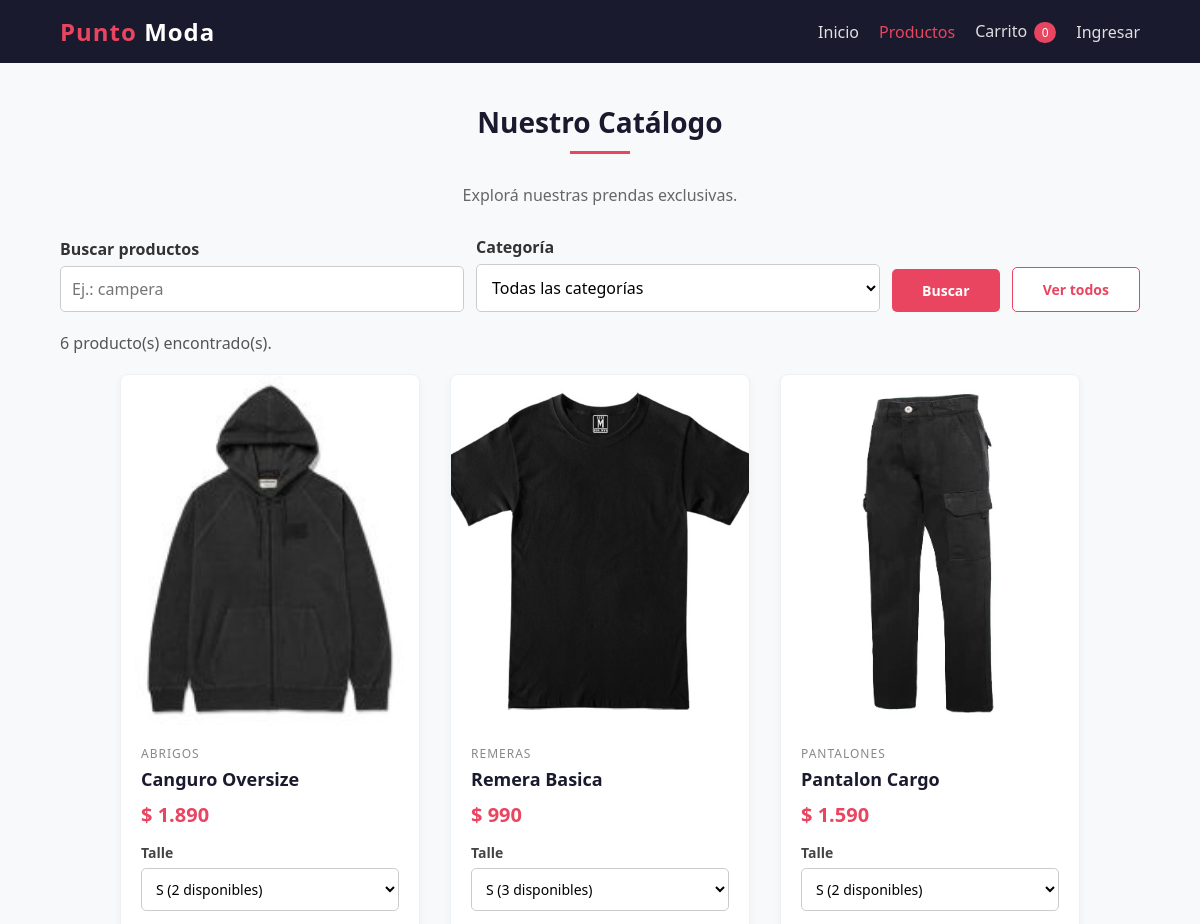
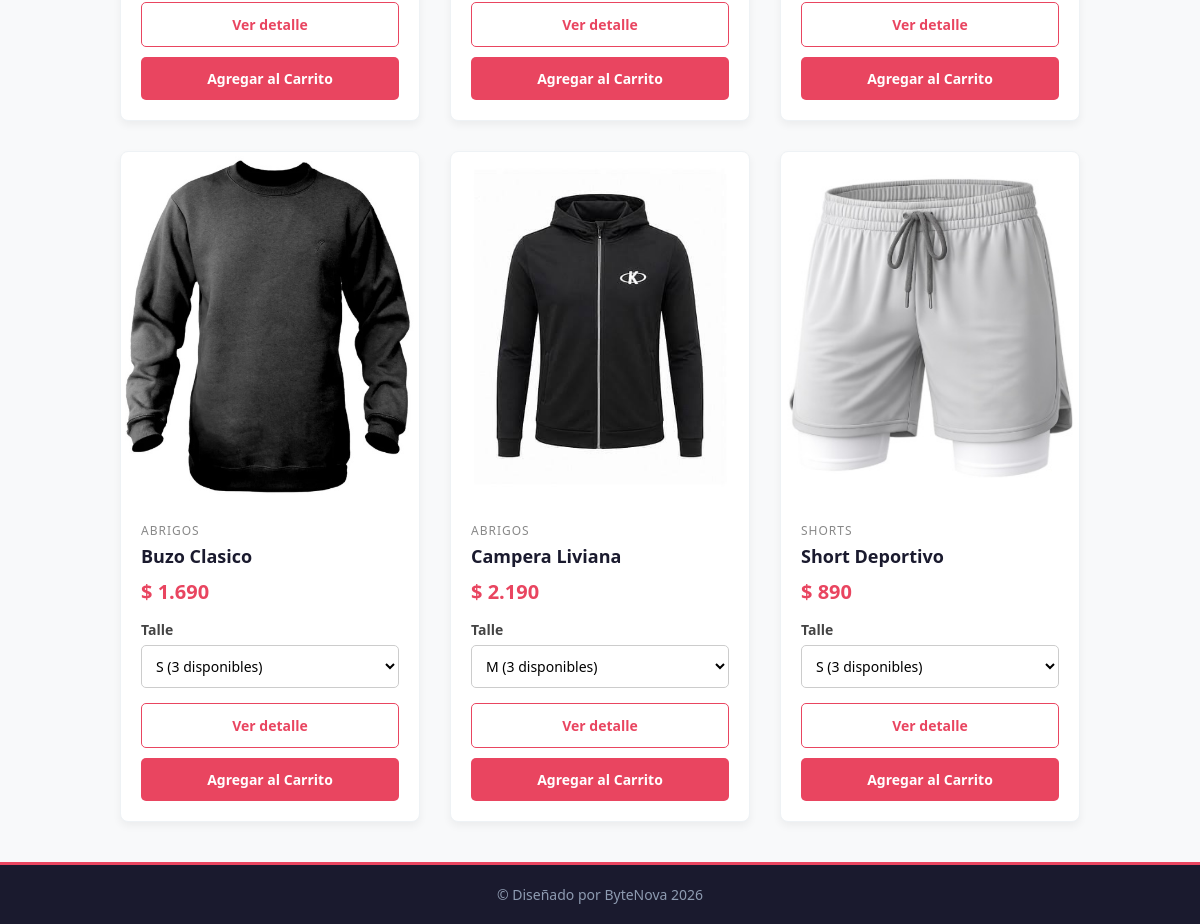
Page /index.php?pagina=productos on the committed database (2 pictures, top to bottom).
### tables this page shows
CREATE TABLE Producto (
    id_producto INT AUTO_INCREMENT PRIMARY KEY,
    nombre VARCHAR(100) NOT NULL,
    descripcion TEXT,
    precio DECIMAL(10,2) NOT NULL,
    imagen VARCHAR(255),
    stock_minimo INT NOT NULL DEFAULT 0,
    activo TINYINT NOT NULL DEFAULT 1,
    id_categoria INT NOT NULL,
    FOREIGN KEY (id_categoria) REFERENCES Categoria(id_categoria)
);

CREATE TABLE Categoria (
    id_categoria INT AUTO_INCREMENT PRIMARY KEY,
    nombre VARCHAR(60) NOT NULL UNIQUE
);

### controllers/ProductoController.php (called while the page is built, shortened)
<?php
require_once __DIR__ . "/../models/ProductoModel.php";
class ProductoController {
    private $productoModel;
    public function __construct($conexion) {
        $this->productoModel = new ProductoModel($conexion);
    }
    public function mostrarCatalogo() {
        $idCategoriaSeleccionada = null;
        $busqueda = "";
        $erroresFiltros = [];
        $busquedaRecibida = $_GET["q"] ?? "";
        if (!is_string($busquedaRecibida)) {
            $erroresFiltros[] = "El texto de búsqueda no es válido.";
        } else {
            $busqueda = mb_substr(trim($busquedaRecibida), 0, 50);
        }
        $productos = empty($erroresFiltros)
            ? $this->productoModel->listarProductos($idCategoriaSeleccionada, $busqueda)
            : [];
        foreach ($productos as $indice => $producto) {
            $productos[$indice]["talles"] = $this->productoModel->listarTalles($producto["id_producto"]);
            $productos[$indice]["precio_carrito"] = $producto["precio_promocional"] ?? $producto["precio"];
        }
        require __DIR__ . "/../views/productos.php";
    }
}

### config/auth.php (called while the page is built, shortened)
<?php
function escapar($texto) {
    return htmlspecialchars((string)$texto, ENT_QUOTES, "UTF-8");
}
function estaLogueado() {
    return isset($_SESSION["id_usuario"]);
}

### models/ProductoModel.php (called while the page is built, shortened)
<?php
class ProductoModel {
    private $conexion;
    public function __construct($conexion) {
        $this->conexion = $conexion;
    }
    public function listarProductos($idCategoria = null, $busqueda = "") {
        $sql = "SELECT Producto.id_producto, Producto.nombre, Producto.precio, Producto.stock_minimo,
		(SELECT MIN(Promocion_Producto.precio_promocional)
            FROM Promocion_Producto
            JOIN Promocion ON Promocion_Producto.id_promocion = Promocion.id_promocion
            WHERE Promocion_Producto.id_producto = Producto.id_producto
                AND Promocion.activo = 1
                AND Promocion_Producto.precio_promocional < Producto.precio
                AND CURRENT_DATE BETWEEN Promocion.fecha_inicio AND Promocion.fecha_fin)
            AS precio_promocional,
		Producto.imagen, COALESCE((SELECT SUM(Producto_Talle.stock)
            FROM Producto_Talle
            WHERE Producto_Talle.id_producto = Producto.id_producto), 0) AS stock, Categoria.nombre AS categoria
		FROM Producto
		JOIN Categoria ON Producto.id_categoria = Categoria.id_categoria
		WHERE Producto.activo = 1";
        $sql .= " ORDER BY Producto.id_producto ASC";
        $consulta = $this->conexion->prepare($sql);
        $consulta->execute();
        $resultado = $consulta->get_result();
        $productos = [];
        while ($producto = $resultado->fetch_assoc()) {
            $productos[] = $producto;
        }
        return $productos;
    }
    public function listarTalles($idProducto) {
        $consulta = $this->conexion->prepare("SELECT talle, stock FROM Producto_Talle WHERE id_producto = ?
            ORDER BY CASE talle WHEN 'XS' THEN 1 WHEN 'S' THEN 2 WHEN 'M' THEN 3
                WHEN 'L' THEN 4 WHEN 'XL' THEN 5 WHEN 'XXL' THEN 6 ELSE 7 END, talle ASC");
        $consulta->bind_param("i", $idProducto);
        $consulta->execute();
        $resultado = $consulta->get_result();
        $talles = [];
        while ($talle = $resultado->fetch_assoc()) {
            $talles[] = $talle;
        }
        return $talles;
    }
}

### views/productos.php (the view, shortened to what this page needs)
<?php
$seccionActiva = "productos";
$estiloExtra = "css/catalogo.css";
require __DIR__ . "/header.php";
?>
<main>
		<section>
			<h2 class="titulo-seccion">Nuestro Catálogo</h2>
			<p class="texto-introductorio">Explorá nuestras prendas exclusivas.</p>
            <form action="index.php" method="get" class="buscador">
                <div class="campo-busqueda">
                    <label for="q">Buscar productos</label>
                    <input type="text" id="q" name="q" maxlength="50" placeholder="Ej.: campera" value="<?php echo escapar($busqueda); ?>">
                </div>
                <div class="campo-busqueda">
                    <label for="categoria">Categoría</label>
                    <select id="categoria" name="categoria">
                        <option value="">Todas las categorías</option>
                    </select>
                </div>
                <button type="submit" class="btn">Buscar</button>
                <a href="index.php?pagina=productos" class="btn btn-secundario">Ver todos</a>
            </form>
            <?php if (!empty($erroresFiltros)): ?>
                <ul class="errores-busqueda" role="alert">
                    <?php foreach ($erroresFiltros as $error): ?>
                        <li><?php echo escapar($error); ?></li>
                    <?php endforeach; ?>
                </ul>
            <?php else: ?>
                <p class="resumen-busqueda" role="status">
                    <?php echo count($productos); ?> producto(s) encontrado(s).
                </p>
            <?php endif; ?>
			<div id="catalogo-container" class="cuadricula-productos">
				<?php if (!empty($productos)): ?>
					<?php foreach ($productos as $producto): ?>
						<div class="tarjeta-producto">
							<div class="imagen-producto">
								<img src="<?php echo htmlspecialchars($producto["imagen"]); ?>" alt="<?php echo htmlspecialchars($producto["nombre"]); ?>">
							</div>
							<div class="info-producto">
								<div class="categoria-producto"><?php echo htmlspecialchars($producto["categoria"]); ?></div>
								<h3 class="titulo-producto"><?php echo htmlspecialchars($producto["nombre"]); ?></h3>
								<?php if ($producto["precio_promocional"] != null): ?>
									<div class="precio-producto">$ <?php echo number_format($producto["precio_promocional"], 0, ",", "."); ?></div>
								<?php else: ?>
									<div class="precio-producto">$ <?php echo number_format($producto["precio"], 0, ",", "."); ?></div>
								<?php endif; ?>
								<div class="seleccion-talle">
									<label for="talle-<?php echo escapar($producto["id_producto"]); ?>">Talle</label>
									<select id="talle-<?php echo escapar($producto["id_producto"]); ?>" class="selector-talle" data-producto-id="<?php echo escapar($producto["id_producto"]); ?>">
										<?php $seleccionInicialDefinida = false; ?>
										<?php foreach ($producto["talles"] as $filaTalle): ?>
											<option value="<?php echo htmlspecialchars($filaTalle["talle"]); ?>" data-stock="<?php echo (int)$filaTalle["stock"]; ?>" <?php if ($filaTalle["stock"] <= 0) { echo "disabled"; } elseif (!$seleccionInicialDefinida) { echo "selected"; $seleccionInicialDefinida = true; } ?>>
											    <?php echo htmlspecialchars($filaTalle["talle"]); ?>
											    <?php if ($filaTalle["stock"] > 0): ?>
											        (<?php echo escapar($filaTalle["stock"]); ?> disponibles)
											    <?php else: ?>
											        (agotado)
											    <?php endif; ?>
											</option>
										<?php endforeach; ?>
									</select>
								</div>
								<div class="botones-producto">
									<a href="index.php?pagina=producto&id=<?php echo escapar($producto["id_producto"]); ?>" class="btn btn-secundario">Ver detalle</a>
									<button
										type="button"
										class="btn btn-agregar-producto"
										data-id="<?php echo escapar($producto["id_producto"]); ?>"
										data-nombre="<?php echo htmlspecialchars($producto["nombre"]); ?>"
										data-precio="<?php echo escapar($producto["precio_carrito"]); ?>"
										<?php if ($producto["stock"] <= 0) echo "disabled"; ?>
									>Agregar al Carrito</button>
								</div>
							</div>
						</div>
					<?php endforeach; ?>
				<?php else: ?>
					<p>No encontramos productos con esos criterios.</p>
				<?php endif; ?>
			</div>
		</section>
	</main>
<?php
require __DIR__ . "/footer.php";
?>

### index.php (shortened to what this page needs)
<?php
require_once __DIR__ . "/config/auth.php";
require_once __DIR__ . "/controllers/ProductoController.php";
$paginaSolicitada = $_GET["pagina"] ?? "inicio";
switch ($paginaSolicitada) {
    case "inicio":
    case "productos":
    case "producto":
        require_once __DIR__ . "/php/conexion.php";
        mysqli_set_charset($conexion, "utf8mb4");
        $controlador = new ProductoController($conexion);
        if ($paginaSolicitada === "inicio") {
            $controlador->mostrarInicio();
        } elseif ($paginaSolicitada === "productos") {
            $controlador->mostrarCatalogo();
        } else {
            $controlador->mostrarDetalle();
        }
        break;
}

### views/header.php (shortened to what this page needs)
<!DOCTYPE html>
<html lang="es">
<head>
	<link rel="stylesheet" href="css/style.css?v=14c">
    <?php if (isset($estiloExtra)): ?>
        <link rel="stylesheet" href="<?php echo escapar($estiloExtra); ?>?v=14c">
    <?php endif; ?>
</head>
<body>
	<header>
		<nav class="barra-navegacion">
			<a href="index.php" class="logo">Punto <span>Moda</span></a>
			<ul class="enlaces-navegacion">
				<li><a href="index.php" <?php if ($seccionActiva === "inicio") echo 'class="activo"'; ?>>Inicio</a></li>
				<li><a href="index.php?pagina=productos" <?php if ($seccionActiva === "productos") echo 'class="activo"'; ?>>Productos</a></li>
				<li><a href="index.php?pagina=carrito" <?php if ($seccionActiva === "carrito") echo 'class="activo"'; ?>>Carrito <span id="contador-carrito" class="contador-carrito">0</span></a></li>
				<?php if (estaLogueado()): ?>
					<li><span>Hola, <?php echo escapar(usuarioActualNombre()); ?></span></li>
					<li>
						<form action="index.php?pagina=logout" method="post">
							<button type="submit" class="btn btn-secundario">Cerrar sesión</button>
						</form>
					</li>
				<?php else: ?>
					<li><a href="index.php?pagina=login" <?php if ($seccionActiva === "login") echo 'class="activo"'; ?>>Ingresar</a></li>
				<?php endif; ?>
			</ul>
		</nav>
	</header>

### views/footer.php (shortened to what this page needs)
	<footer>
		<p>&copy; Diseñado por ByteNova 2026</p>
	</footer>
</body>
</html>

### css/style.css (style rules this page uses)
* { margin: 0; padding: 0; box-sizing: border-box; font-family: 'Segoe UI', Tahoma, Geneva, Verdana, sans-serif; }
body { background-color: #f8f9fa; color: #333; display: flex; flex-direction: column; min-height: 100vh; }
header, footer { background-color: #1a1a2e; color: #fff; }
header { padding: 15px 5%; position: sticky; top: 0; z-index: 1000; }
.barra-navegacion, .enlaces-navegacion { display: flex; align-items: center; flex-wrap: wrap; }
.barra-navegacion { justify-content: space-between; gap: 20px; }
.logo { font-size: 24px; font-weight: bold; color: #e94560; text-decoration: none; letter-spacing: 1px; }
.logo span { color: #fff; }
.enlaces-navegacion { list-style: none; gap: 20px; }
.enlaces-navegacion a { color: #e0e0e0; text-decoration: none; font-size: 16px; transition: color 0.3s; }
.enlaces-navegacion a:hover, .enlaces-navegacion a.activo { color: #e94560; }
.contador-carrito { display: inline-block; min-width: 22px; padding: 2px 7px; margin-left: 3px; border-radius: 20px; background-color: #e94560; color: #fff; font-size: 12px; text-align: center; }
main { flex: 1; padding: 40px 5%; }
.titulo-seccion { font-size: 28px; margin-bottom: 30px; text-align: center; position: relative; color: #1a1a2e; }
.titulo-seccion::after { content: ''; display: block; width: 60px; height: 3px; background-color: #e94560; margin: 10px auto 0; }
.texto-introductorio { text-align: center; margin-bottom: 30px; color: #666; }
.btn { display: inline-block; background-color: #e94560; color: white; padding: 12px 30px; text-decoration: none; border-radius: 5px; font-weight: bold; transition: background 0.3s; border: none; cursor: pointer; font-size: 14px; text-align: center; }
.btn-secundario { background-color: #fff; color: #e94560; border: 1px solid #e94560; }
.cuadricula-productos, .pestanas-autenticacion { display: flex; justify-content: center; }
.cuadricula-productos { gap: 30px; flex-wrap: wrap; margin-top: 20px; }
.tarjeta-producto { background-color: white; border-radius: 8px; box-shadow: 0 4px 8px rgba(0, 0, 0, 0.05); width: 300px; overflow: hidden; transition: transform 0.3s; border: 1px solid #eef2f5; }
.imagen-producto { width: 100%; height: 350px; background-color: #eceff1; display: flex; align-items: center; justify-content: center; overflow: hidden; }
.imagen-producto img { width: 100%; height: 100%; object-fit: cover; }
.info-producto { padding: 20px; }
.categoria-producto { font-size: 12px; color: #888; text-transform: uppercase; letter-spacing: 1px; margin-bottom: 5px; }
.titulo-producto { font-size: 18px; font-weight: 600; margin-bottom: 10px; color: #1a1a2e; }
.precio-producto { font-size: 20px; font-weight: bold; color: #e94560; margin-bottom: 15px; }
.botones-producto { display: flex; flex-direction: column; gap: 10px; }
.botones-producto .btn { width: 100%; }
footer { color: #8e9bb1; text-align: center; padding: 20px; font-size: 14px; margin-top: auto; border-top: 3px solid #e94560; }
.seleccion-talle { margin-bottom: 15px; }
.seleccion-talle label { display: block; font-size: 14px; font-weight: 600; color: #444; margin-bottom: 6px; }
.selector-talle { width: 100%; padding: 10px; border: 1px solid #ccc; border-radius: 5px; background-color: #fff; font-size: 14px; }

### css/catalogo.css (style rules this page uses)
.buscador { display: flex; align-items: flex-end; flex-wrap: wrap; gap: 12px; margin: 20px 0; }
.campo-busqueda { flex: 1 1 220px; }
.campo-busqueda label { display: block; margin-bottom: 6px; font-weight: bold; }
.campo-busqueda input, .campo-busqueda select { width: 100%; padding: 11px; border: 1px solid #ccc; border-radius: 5px; font-size: 16px; background: #fff; }
.resumen-busqueda { margin-bottom: 20px; color: #555; }

### rows in the picture
producto: imagen (picture), id_categoria.nombre "ABRIGOS", nombre "Canguro Oversize", precio "1.890"
producto: imagen (picture), id_categoria.nombre "REMERAS", nombre "Remera Basica", precio "990"
producto: imagen (picture), id_categoria.nombre "PANTALONES", nombre "Pantalon Cargo", precio_promocional "1.590"
producto: imagen (picture), id_categoria.nombre "ABRIGOS", nombre "Buzo Clasico", precio "1.690"
producto: imagen (picture), id_categoria.nombre "ABRIGOS", nombre "Campera Liviana", precio_promocional "2.190"
producto: imagen (picture), id_categoria.nombre "SHORTS", nombre "Short Deportivo", precio "890"

### other values in the picture
count($productos) "6"
form field value "S (2 disponibles)"
form field value "S (3 disponibles)"
form field value "M (3 disponibles)"
